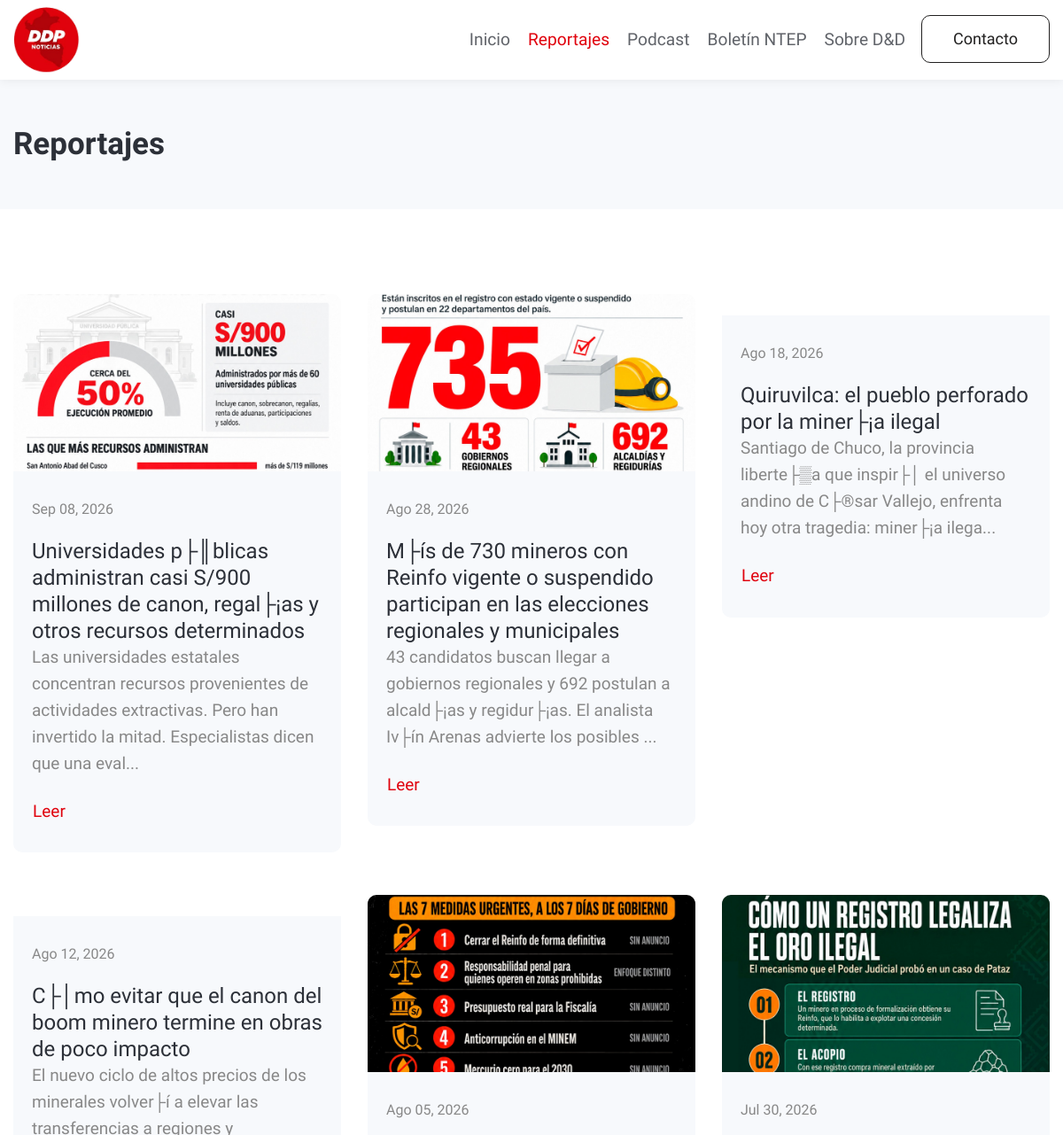
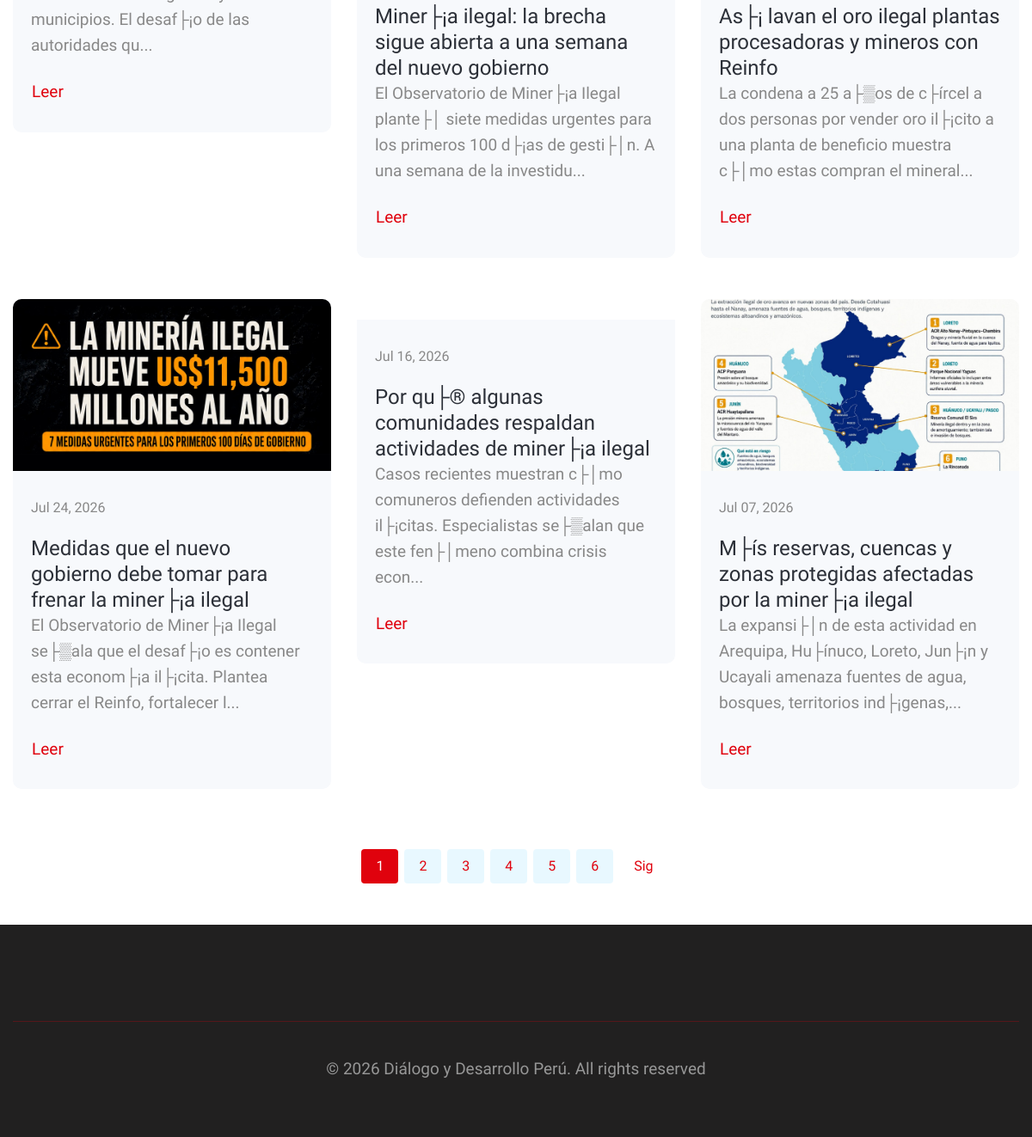
The app's page /front/reportajes.php, older data (2 pictures, top to bottom).
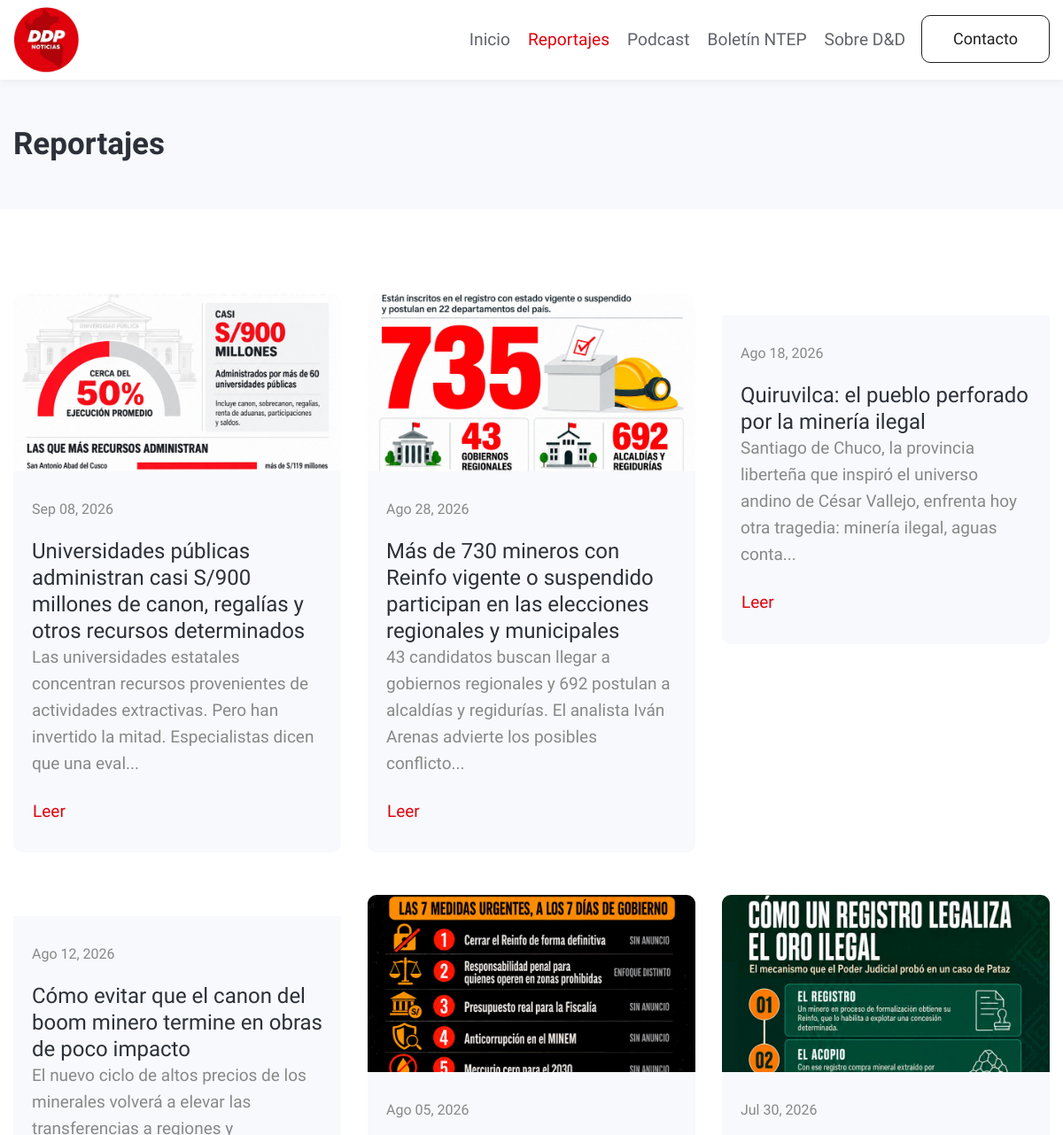
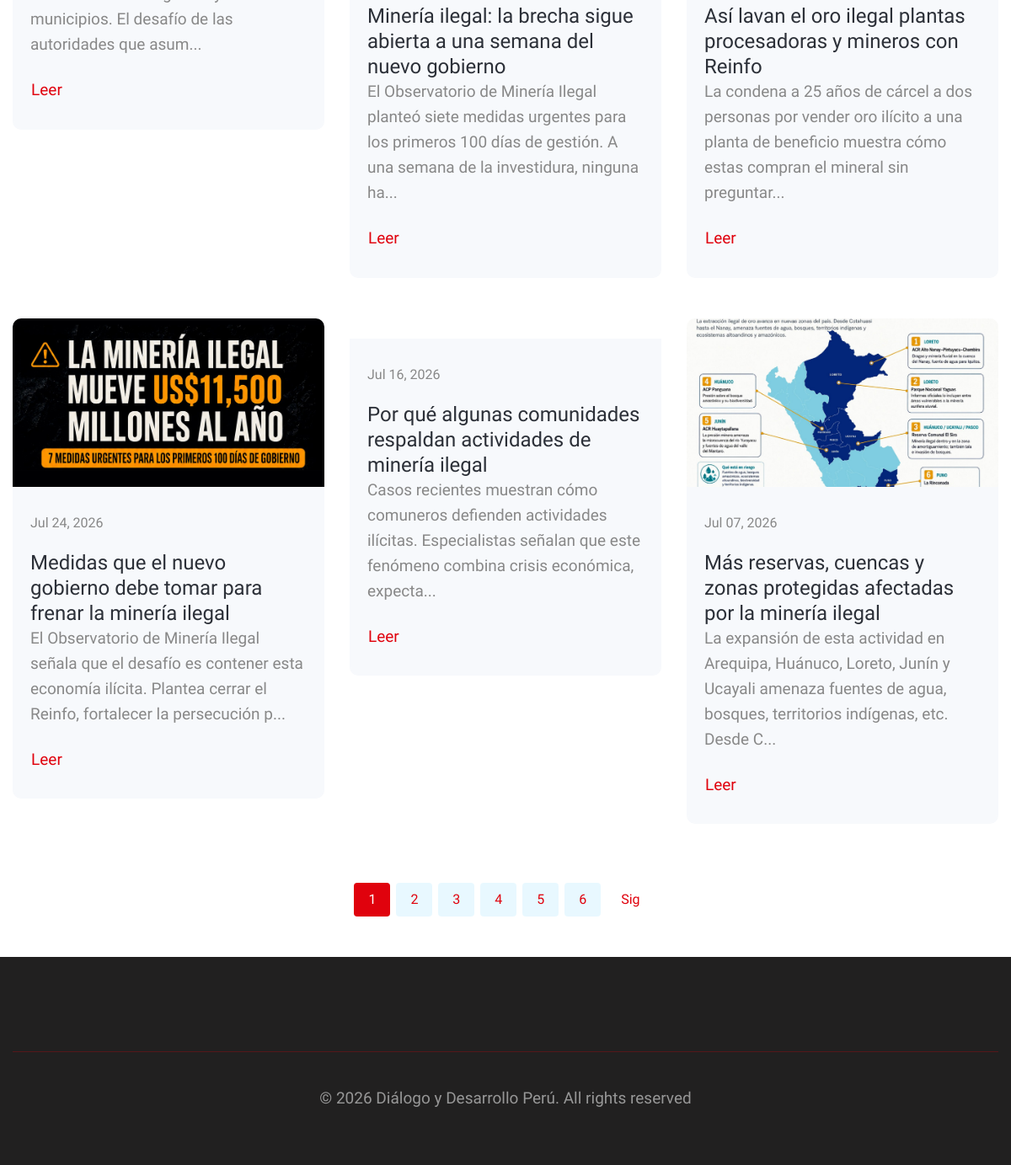
The same page, newer data (2 pictures, top to bottom).
### tables this page shows
CREATE TABLE `reportajes` (
  `reportaje_id` int(11) NOT NULL AUTO_INCREMENT,
  `titulo` varchar(255) NOT NULL,
  `resumen_corto` text DEFAULT NULL,
  `desarrollo` text DEFAULT NULL,
  `foto_portada_url` varchar(500) DEFAULT NULL,
  `archivo_pdf_url` varchar(500) DEFAULT NULL,
  `fecha_publicacion` date DEFAULT NULL,
  `activo` tinyint(1) NOT NULL DEFAULT 1,
  `estado` varchar(12) NOT NULL DEFAULT 'publicado',
  `es_destacado` tinyint(1) DEFAULT 0,
  `autor_id` int(11) NOT NULL,
  `usuario_id` int(11) NOT NULL,
  `created_at` timestamp NOT NULL DEFAULT current_timestamp(),
  `updated_at` timestamp NOT NULL DEFAULT current_timestamp() ON UPDATE current_timestamp(),
  PRIMARY KEY (`reportaje_id`),
  KEY `autor_id` (`autor_id`),
  KEY `usuario_id` (`usuario_id`),
  CONSTRAINT `reportajes_ibfk_1` FOREIGN KEY (`autor_id`) REFERENCES `autores` (`autor_id`) ON UPDATE CASCADE,
  CONSTRAINT `reportajes_ibfk_2` FOREIGN KEY (`usuario_id`) REFERENCES `usuarios` (`user_id`) ON UPDATE CASCADE
);

### front/conexion.php (called while the page is built, shortened)
<?php
function e($v) {
    return htmlspecialchars((string)$v, ENT_QUOTES, 'UTF-8');
}
function fecha_bonita($fecha) {
    $meses = ['Ene','Feb','Mar','Abr','May','Jun','Jul','Ago','Sep','Oct','Nov','Dic'];
    $t = strtotime($fecha);
    return $meses[(int)date('m', $t)-1] . ' ' . date('d', $t) . ', ' . date('Y', $t);
}

### front/reportajes.php (the view, shortened to what this page needs)
<?php require_once 'conexion.php';
$porPagina = 9;
$pagina = max(1, (int)($_GET['pagina'] ?? 1));
$offset = ($pagina - 1) * $porPagina;
$total = (int) $pdo->query("SELECT COUNT(*) FROM reportajes WHERE activo = 1 AND estado = 'publicado'")->fetchColumn();
$paginas = max(1, (int) ceil($total / $porPagina));
$stmt = $pdo->prepare(
    "SELECT r.*, CONCAT(a.nombre,' ',a.apellidos) AS autor,
            COALESCE(NULLIF(r.foto_portada_url,''),
                     (SELECT url_foto FROM reportajes_fotos WHERE reportaje_id = r.reportaje_id AND es_principal = 1 AND activo = 1 LIMIT 1),
                     'assets/images/video.jpg') AS foto
     FROM reportajes r
     LEFT JOIN autores a ON a.autor_id = r.autor_id
     WHERE r.activo = 1 AND r.estado = 'publicado'
     ORDER BY r.fecha_publicacion DESC
     LIMIT ? OFFSET ?"
);
$stmt->execute([$porPagina, $offset]);
$reportajes = $stmt->fetchAll();
?>
<!doctype html>
<html lang="es">
  <head>
    <link rel="stylesheet" href="assets/css/style-starter.css">
  </head>
  <body>
<header id="site-header" class="fixed-top">
  <div class="container">
      <nav class="navbar navbar-expand-lg stroke">
      <a class="navbar-brand" href="index.php">
          <img src="assets/images/logo.png" alt="Your logo" title="Your logo" style="height:75px;" />
      </a>
          <div class="collapse navbar-collapse" id="navbarTogglerDemo02">
              <ul class="navbar-nav ml-auto">
                  <li class="nav-item"><a class="nav-link" href="index.php">Inicio</a></li>
                  <li class="nav-item active"><a class="nav-link" href="reportajes.php">Reportajes <span class="sr-only">(current)</span></a></li>
                  <li class="nav-item"><a class="nav-link" href="podcasts.php">Podcast</a></li>
                  <li class="nav-item"><a class="nav-link" href="boletines.php">Boletín NTEP</a></li>
                  <li class="nav-item"><a class="nav-link" href="contact.php">Sobre D&D</a></li>
                  <li class="ml-2"><a href="contact.php" class="btn btn-style btn-outline-secondary">Contacto</a></li>
              </ul>
          </div>
      </nav>
  </div>
</header>
<section class="breadcrumb-area py-sm-5 py-4">
    <div class="container">
        <div class="row"><div class="col-md-12">
            <div class="breadcrumb-contents"><h2 class="title-big">Reportajes</h2></div>
        </div></div>
    </div>
</section>
<section class="grids-block-5 py-5">
    <div class="container">
        <div class="row">
            <?php foreach ($reportajes as $r) : ?>
            <div class="col-lg-4 col-md-6 grids5-info mt-5">
                <a href="reportaje.php?id=<?= (int)$r['reportaje_id'] ?>" class="d-block"><img src="<?= e($r['foto']) ?>" alt="" class="img-fluid" /></a>
                <div class="blog-info">
                    <h5><?= fecha_bonita($r['fecha_publicacion']) ?></h5>
                    <h4><a href="reportaje.php?id=<?= (int)$r['reportaje_id'] ?>" class="d-block"><?= e($r['titulo']) ?></a></h4>
                    <p><?= e(substr($r['resumen_corto'], 0, 150)) ?>...</p>
                    <a href="reportaje.php?id=<?= (int)$r['reportaje_id'] ?>" class="btn mt-4 p-0">Leer <span class="fa fa-arrow-right"></span></a>
                </div>
            </div>
            <?php endforeach; ?>
        </div>
        <?php if ($paginas > 1) : ?>
        <div class="pagination">
            <ul>
                <?php for ($p = 1; $p <= $paginas; $p++) : ?>
                <li><a href="reportajes.php?pagina=<?= $p ?>" class="<?= $p === $pagina ? 'active' : '' ?>"><?= $p ?></a></li>
                <?php endfor; ?>
                <?php if ($pagina < $paginas) : ?>
                <li class="next"><a href="reportajes.php?pagina=<?= $pagina + 1 ?>">Sig</a></li>
                <?php endif; ?>
            </ul>
        </div>
        <?php endif; ?>
    </div>
</section>
<section class="w3l-footer-29-main py-5" id="footer">
  <div class="footer-29 py-md-3">
    <div class="container">
      <div class="bottom-copies text-center">
        <p class="copy-footer-29">&copy; 2026 Diálogo y Desarrollo Perú. All rights reserved</p>
      </div>
    </div>
  </div>
</section>
</body>
</html>

Row changes from the older to the newer data that the page shows:
changed reportajes: titulo "Universidades p├║blicas administran casi S/900 millones de canon, regal├¡as y otros recursos determinados" → "Universidades públicas administran casi S/900 millones de canon, regalías y otros recursos determinados"
changed reportajes: titulo "M├ís de 730 mineros con Reinfo vigente o suspendido participan en las elecciones regionales y municipales" → "Más de 730 mineros con Reinfo vigente o suspendido participan en las elecciones regionales y municipales"; resumen_corto "43 candidatos buscan llegar a gobiernos regionales y 692 postulan a alcald├¡as y regidur├¡as. El analista Iv├ín Arenas advierte los posibles" → "43 candidatos buscan llegar a gobiernos regionales y 692 postulan a alcaldías y regidurías. El analista Iván Arenas advierte los posibles conflicto"
changed reportajes: titulo "Quiruvilca: el pueblo perforado por la miner├¡a ilegal" → "Quiruvilca: el pueblo perforado por la minería ilegal"; resumen_corto "Santiago de Chuco, la provincia liberte├▒a que inspir├│ el universo andino de C├®sar Vallejo, enfrenta hoy otra tragedia: miner├¡a ilega" → "Santiago de Chuco, la provincia liberteña que inspiró el universo andino de César Vallejo, enfrenta hoy otra tragedia: minería ilegal, aguas conta"
changed reportajes: titulo "C├│mo evitar que el canon del boom minero termine en obras de poco impacto" → "Cómo evitar que el canon del boom minero termine en obras de poco impacto"; resumen_corto "El nuevo ciclo de altos precios de los minerales volver├í a elevar las transferencias a regiones y municipios. El desaf├¡o de las autoridades qu" → "El nuevo ciclo de altos precios de los minerales volverá a elevar las transferencias a regiones y municipios. El desafío de las autoridades que asum"
changed reportajes: titulo "Miner├¡a ilegal: la brecha sigue abierta a una semana del nuevo gobierno" → "Minería ilegal: la brecha sigue abierta a una semana del nuevo gobierno"; resumen_corto "El Observatorio de Miner├¡a Ilegal plante├│ siete medidas urgentes para los primeros 100 d├¡as de gesti├│n. A una semana de la investidu" → "El Observatorio de Minería Ilegal planteó siete medidas urgentes para los primeros 100 días de gestión. A una semana de la investidura, ninguna ha"
changed reportajes: titulo "As├¡ lavan el oro ilegal plantas procesadoras y mineros con Reinfo" → "Así lavan el oro ilegal plantas procesadoras y mineros con Reinfo"; resumen_corto "La condena a 25 a├▒os de c├írcel a dos personas por vender oro il├¡cito a una planta de beneficio muestra c├│mo estas compran el mineral" → "La condena a 25 años de cárcel a dos personas por vender oro ilícito a una planta de beneficio muestra cómo estas compran el mineral sin preguntar"
changed reportajes: titulo "Medidas que el nuevo gobierno debe tomar para frenar la miner├¡a ilegal" → "Medidas que el nuevo gobierno debe tomar para frenar la minería ilegal"; resumen_corto "El Observatorio de Miner├¡a Ilegal se├▒ala que el desaf├¡o es contener esta econom├¡a il├¡cita. Plantea cerrar el Reinfo, fortalecer l" → "El Observatorio de Minería Ilegal señala que el desafío es contener esta economía ilícita. Plantea cerrar el Reinfo, fortalecer la persecución p"
changed reportajes: titulo "Por qu├® algunas comunidades respaldan actividades de miner├¡a ilegal" → "Por qué algunas comunidades respaldan actividades de minería ilegal"; resumen_corto "Casos recientes muestran c├│mo comuneros defienden actividades il├¡citas. Especialistas se├▒alan que este fen├│meno combina crisis econ" → "Casos recientes muestran cómo comuneros defienden actividades ilícitas. Especialistas señalan que este fenómeno combina crisis económica, expecta"
changed reportajes: titulo "M├ís reservas, cuencas y zonas protegidas afectadas por la miner├¡a ilegal" → "Más reservas, cuencas y zonas protegidas afectadas por la minería ilegal"; resumen_corto "La expansi├│n de esta actividad en Arequipa, Hu├ínuco, Loreto, Jun├¡n y Ucayali amenaza fuentes de agua, bosques, territorios ind├¡genas," → "La expansión de esta actividad en Arequipa, Huánuco, Loreto, Junín y Ucayali amenaza fuentes de agua, bosques, territorios indígenas, etc. Desde C"
